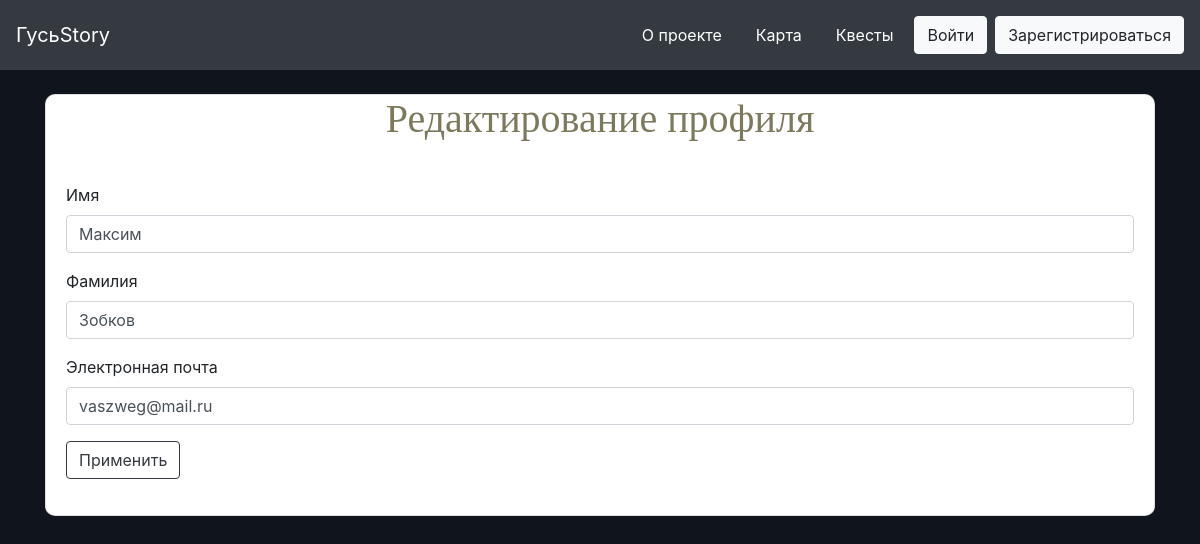
The page /edit_profile/1 on the database its author committed.
### data/users.py (models this page shows, shortened)
class User(SqlAlchemyBase, UserMixin, SerializerMixin):
    __tablename__ = 'users'
    id = sqlalchemy.Column(sqlalchemy.Integer, primary_key=True, autoincrement=True)
    name = sqlalchemy.Column(sqlalchemy.String, nullable=True)
    surname = sqlalchemy.Column(sqlalchemy.String, nullable=True)
    email = sqlalchemy.Column(sqlalchemy.String, index=True, unique=True, nullable=True)
    password = sqlalchemy.Column(sqlalchemy.String, nullable=True)
    created_date = sqlalchemy.Column(sqlalchemy.String)
    completed = sqlalchemy.Column(sqlalchemy.String, default="")
    not_completed = sqlalchemy.Column(sqlalchemy.String, default="")
    quest_answer = sqlalchemy.Column(sqlalchemy.TEXT, default="")

### __init__.py (the view, shortened to what this page needs)
@app.route('/edit_profile/<int:user_id>', methods=['GET', 'POST'])
def edit_profile(user_id):
    form = EditProfile()
    sessions = db_session.create_session()
    user = sessions.query(users.User).get(user_id)
    if request.method == 'GET':
        form.name.data = user.name
        form.surname.data = user.surname
        form.email.data = user.email
    return render_template('edit_profile.html', title='Редактирование профиля', form=form)

### __init__.py
class EditProfile(FlaskForm):
    name = StringField('Имя', validators=[DataRequired()])
    surname = StringField('Фамилия', validators=[DataRequired()])
    email = StringField('Электронная почта', validators=[DataRequired()])
    submit = SubmitField('Применить')

### data/db_session.py (called while the page is built)
def create_session() -> Session:
    global __factory
    return __factory()

### templates/edit_profile.html (shortened to what this page needs)
{% extends "base.html" %}
{% block content %}
    <div class="container mt-4">
        <div class="card mb-4" style="width: 100%; border-radius: 10px;">
            <div class="card-title">
                <h1 align="center"> Редактирование профиля </h1>
            </div>
            <div class="card-body">
                <form action="" method="post">
                    <p>
                        {{ form.name.label }}
                        {{ form.name(class="form-control") }}
                    </p>
                    <p>
                        {{ form.surname.label }}
                        {{ form.surname(class="form-control") }}
                    </p>
                    <p>
                        {{ form.email.label }}<br>
                        {{ form.email(class="form-control", type="email") }}
                    </p>
                    <p>{{ form.submit(type="submit", class="btn btn-outline-dark") }}</p>
                </form>
            </div>
        </div>
    </div>
{% endblock %}

### static/css/style.css (style rules this page uses)
h1 { color: #7c795d; font-family: ‘Trocchi’, serif; font-size: 45px; font-weight: normal; line-height: 48px; margin: 0; }

### rows shown on the page
User: name "Максим", surname "Зобков", email "vaszweg@mail.ru"
